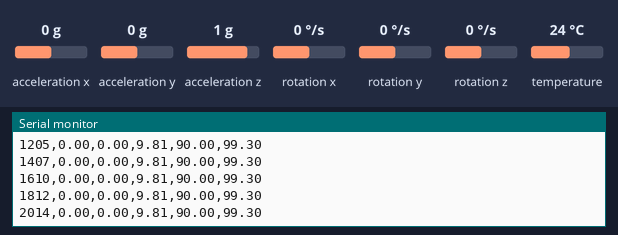
Bench run of a sketch on a simulated ESP32. On the bench: the last lines printed to the serial monitor. The test bench sets the inputs (shaded band); at power-on: acceleration x 0 g, acceleration y 0 g, acceleration z 1 g, rotation x 0 °/s, rotation y 0 °/s, rotation z 0 °/s, temperature 24 °C.

Above: at 2.2 s.
2.3 s: acceleration x set to -1.4 g
At 2.37 s:
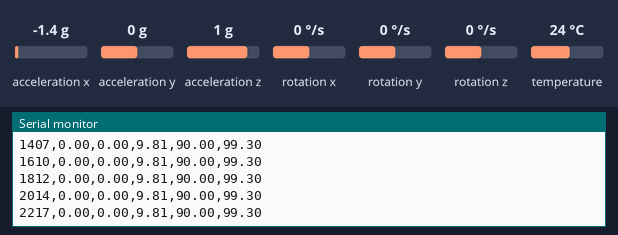
3.8 s: acceleration y set to -1.4 g
At 3.99 s:
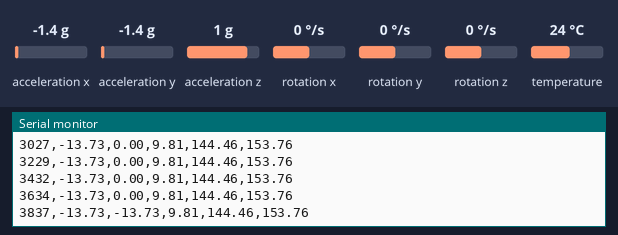
5.3 s: acceleration z set to -1.4 g
At 5.41 s:
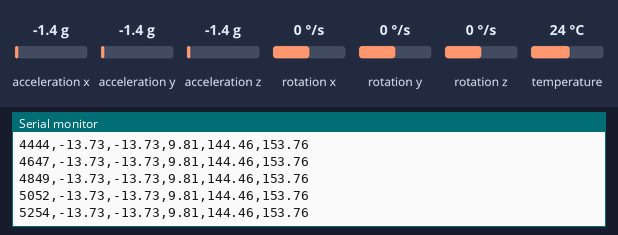
Timing chart, 0 to 8.3 s (numbered marks = the images above; inputs shaded):
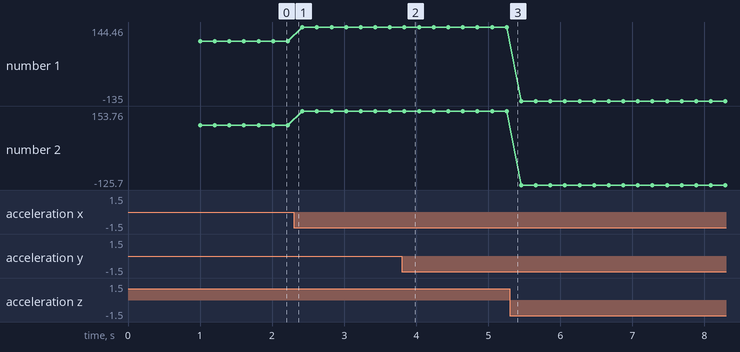

The sketch:

mpu6050_angle_reading.ino
```cpp
// mpu6050_angle_reading.ino
// with updated "zero"

#include <Wire.h>
#include <Adafruit_MPU6050.h>
#include <Adafruit_Sensor.h>

Adafruit_MPU6050 mpu;

// for "zero" changed with zero_offset = -9.30° = (-9.08 + -9.43 + -9.05 + -9.64 + -9.30 + -9.25 + -9.28) / 7 = -9.29°
float zero_offset = -9.30;

void setup() {
  Serial.begin(115200);
  delay(1000);

  Wire.begin(21, 22); // ESP32 SDA = 21, SCL = 22

  if (!mpu.begin()) {
    Serial.println("MPU6050 not found");
    while (1) {
      delay(10);
    }
  }

  Serial.println("time_ms,accel_x,accel_y,accel_z,raw_angle_deg,angle_deg");
}

void loop() {
  sensors_event_t a, g, temp;
  mpu.getEvent(&a, &g, &temp);

  // For your current upright/breadboard orientation
  float raw_angle_deg = atan2(a.acceleration.z, a.acceleration.x) * 180.0 / PI;

  // Calibrated angle
  float angle_deg = raw_angle_deg - zero_offset;

  Serial.print(millis());
  Serial.print(",");
  Serial.print(a.acceleration.x);
  Serial.print(",");
  Serial.print(a.acceleration.y);
  Serial.print(",");
  Serial.print(a.acceleration.z);
  Serial.print(",");
  Serial.print(raw_angle_deg);
  Serial.print(",");
  Serial.println(angle_deg);

  delay(200);
}
```

Measured:
- after the input at 3.8 s, the serial monitor: prints a new line at once (image 2)
- plotted number 1: 90 → 144.46 after the input at 2.3 s, 144.46 → -135 after the input at 5.3 s
- plotted number 2: 99.3 → 153.76 after the input at 2.3 s, 153.76 → -125.7 after the input at 5.3 s
